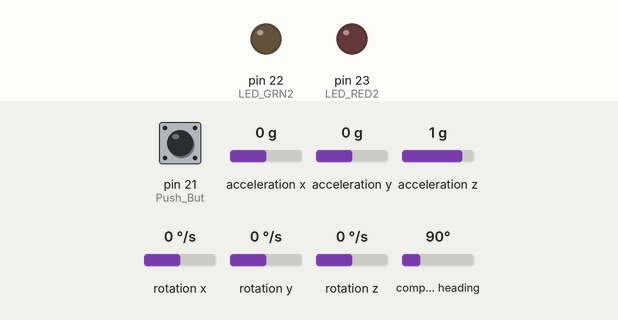
This sketch was run on a simulated Arduino Mega 2560, built for the host (arithmetic inside an expression is 32-bit, double 64-bit). Shown: output pins drawn as LEDs (lit = HIGH). The inputs (shaded band) are chosen by the test bench; at power-on: pin 21 (Push_But) LOW, acceleration x 0 g, acceleration y 0 g, acceleration z 1 g, rotation x 0 °/s, rotation y 0 °/s, rotation z 0 °/s, compass heading 90°. EEPROM starts erased; what the sketch prints to the serial monitor is not drawn.

Above: at 1.3 s.
1.4 s: pin 21 (Push_But) pulled HIGH for 3.2 s
At 6.6 s:
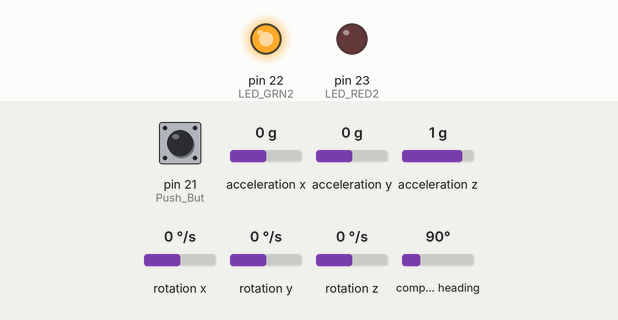
Timing chart, 0 to 8.1 s (numbered marks = the images above; inputs shaded):
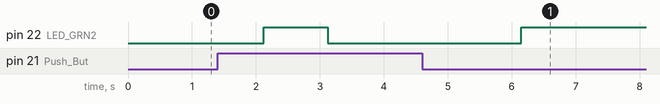

The sketch:

test_BNO055.ino
```cpp
/*
  test_BNO055
*/

#include <Adafruit_BNO055.h>
#include <EEPROM.h>

const int LED_GRN2 = 22; // Current LEDs
const int LED_RED2 = 23;
const int Push_But = 21;

int eeAddress = 0;
long bnoID;
bool foundCalib = false;
adafruit_bno055_offsets_t calibrationData;
sensor_t sensor;
uint8_t system_cal, gyro_cal, accel_cal, mag_cal = 0;
imu::Quaternion quat;
imu::Vector<3> gyro;
imu::Vector<3> accel;
imu::Vector<3> magnet;

Adafruit_BNO055 imu_sensor = Adafruit_BNO055(55);

void setup() {
  Wire.begin();
  pinMode(Push_But, INPUT_PULLDOWN); // Pushbutton
  imu_sensor.begin();
  EEPROM.get(eeAddress, bnoID); // Check for calibration data in Teensy's EEPROM
  imu_sensor.getSensor(&sensor);  // Get the BNO sensor ID and compare to that stored in the EEPROM (check if same sensor)
  if (bnoID == sensor.sensor_id) {
    // Serial.println("\nFound Calibration for this sensor in EEPROM.");
    eeAddress += sizeof(long);
    EEPROM.get(eeAddress, calibrationData);
    // Serial.println("\n\nRestoring Calibration data to the BNO055...");
    imu_sensor.setSensorOffsets(calibrationData);
    // Serial.println("\n\nCalibration data loaded into BNO055");
    foundCalib = true;
  }
  delay(100);  // Example sketch used a delay here
  imu_sensor.setExtCrystalUse(true);
}

void loop() {
  // Test the IMU
  quat = imu_sensor.getQuat();
  gyro = imu_sensor.getVector(Adafruit_BNO055::VECTOR_GYROSCOPE);
  accel = imu_sensor.getVector(Adafruit_BNO055::VECTOR_ACCELEROMETER);
  magnet = imu_sensor.getVector(Adafruit_BNO055::VECTOR_MAGNETOMETER);
  imu_sensor.getCalibration(&system_cal, &gyro_cal, &accel_cal, &mag_cal);
  Serial.println("Calibration:");
  Serial.print("System = ");
  Serial.print(system_cal);
  Serial.print(" Gyro = ");
  Serial.print(gyro_cal);
  Serial.print(" Accel = ");
  Serial.print(accel_cal);
  Serial.print(" Mag = ");
  Serial.println(mag_cal);
  Serial.println("Quaternion:");
  Serial.print("w = ");
  Serial.print(quat.w());
  Serial.print(" x = ");
  Serial.print(quat.x());
  Serial.print(" y = ");
  Serial.print(quat.y());
  Serial.print(" z = ");
  Serial.println(quat.z());
  Serial.println("Gyroscope [radian/second]:");
  Serial.print("x = ");
  Serial.print(gyro.x());
  Serial.print(" y = ");
  Serial.print(gyro.y());
  Serial.print(" z = ");
  Serial.println(gyro.z());
  Serial.println("Acceleration [m/s^2]:");
  Serial.print("x = ");
  Serial.print(accel.x());
  Serial.print(" y = ");
  Serial.print(accel.y());
  Serial.print(" z = ");
  Serial.println(accel.z());
  Serial.println("Magnetic Field [uT]:");
  Serial.print("x = ");
  Serial.print(magnet.x());
  Serial.print(" y = ");
  Serial.print(magnet.y());
  Serial.print(" z = ");
  Serial.println(magnet.z());
  Serial.println();
  delay(2000);

  imu_sensor.getCalibration(&system_cal, &gyro_cal, &accel_cal, &mag_cal);
  if (gyro_cal==3 && accel_cal==3) {  // publish if gyro and accel are calibrated
    quat = imu_sensor.getQuat();
    gyro = imu_sensor.getVector(Adafruit_BNO055::VECTOR_GYROSCOPE);
    accel = imu_sensor.getVector(Adafruit_BNO055::VECTOR_ACCELEROMETER);
    if (mag_cal==3) {
      if (system_cal==3) {
        analogWrite(LED_GRN2, 255); analogWrite(LED_RED2, 0); // all calibrated
      } else {
        analogWrite(LED_GRN2, 210); analogWrite(LED_RED2, 45); // everything but system
      }
    } else {
      analogWrite(LED_GRN2, 127); analogWrite(LED_RED2, 128); // only gyro and accel calib
    }
  } else {
    analogWrite(LED_GRN2, 0); analogWrite(LED_RED2, 255); // not enough calibration
  }
  delay(1000);

  // check if push button is pressed or not
  if (digitalRead(Push_But) == HIGH) {
    imu_sensor.getCalibration(&system_cal, &gyro_cal, &accel_cal, &mag_cal);
    if (system_cal==3 && gyro_cal==3 && accel_cal==3 && mag_cal==3) {
      analogWrite(LED_GRN2, 0); analogWrite(LED_RED2, 0);
      // getSensorOffsets only works when all cal are 3
      imu_sensor.getSensorOffsets(calibrationData);
      eeAddress = 0;
      imu_sensor.getSensor(&sensor);
      bnoID = sensor.sensor_id;
      EEPROM.put(eeAddress, bnoID);
      eeAddress += sizeof(long);
      EEPROM.put(eeAddress, calibrationData);
    }
  }
  delay(1000);

}
```
